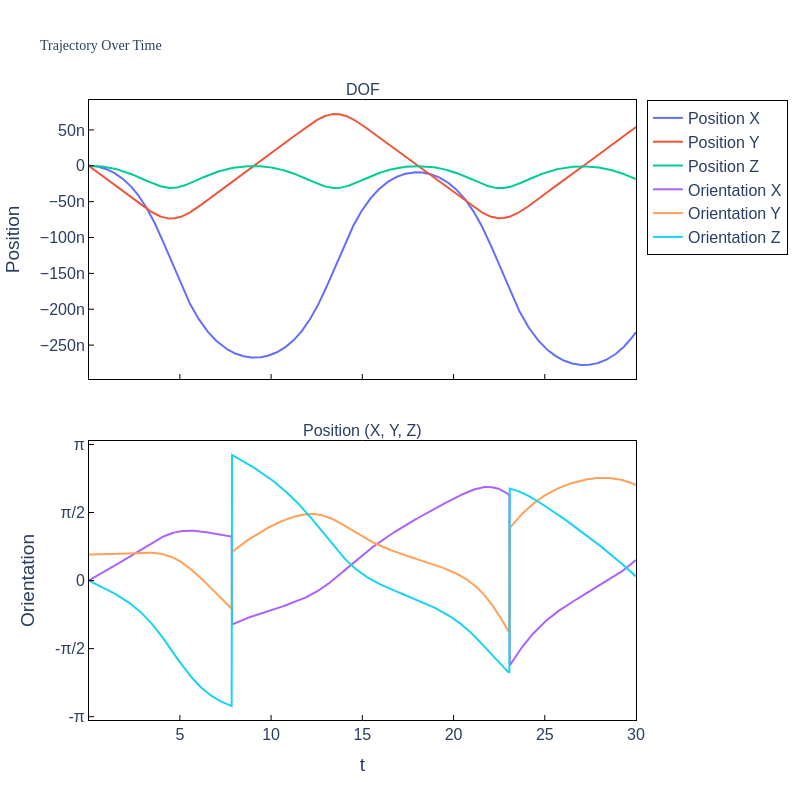

Notebook code for this chart:
### Markdown cell above
### Figure

### Code cell
fig.show()

### Figure 1 — Plotly figure (JSON) as saved in the notebook; plotly's stock layout.template omitted (floating-point values rounded to 4 significant figures; data arrays with more than 128 entries replaced by an {"elided": "..."} marker saying what was removed)
{"data": [{"mode": "lines", "name": "Position X", "type": "scatter", "x": {"elided": "1500 float values"}, "xaxis": "x", "y": {"elided": "1500 float values"}, "yaxis": "y"}, {"mode": "lines", "name": "Position Y", "type": "scatter", "x": {"elided": "1500 float values"}, "xaxis": "x", "y": {"elided": "1500 float values"}, "yaxis": "y"}, {"mode": "lines", "name": "Position Z", "type": "scatter", "x": {"elided": "1500 float values"}, "xaxis": "x", "y": {"elided": "1500 float values"}, "yaxis": "y"}, {"mode": "lines", "name": "Orientation X", "type": "scatter", "x": {"elided": "1500 float values"}, "xaxis": "x2", "y": {"elided": "1500 float values"}, "yaxis": "y2"}, {"mode": "lines", "name": "Orientation Y", "type": "scatter", "x": {"elided": "1500 float values"}, "xaxis": "x2", "y": {"elided": "1500 float values"}, "yaxis": "y2"}, {"mode": "lines", "name": "Orientation Z", "type": "scatter", "x": {"elided": "1500 float values"}, "xaxis": "x2", "y": {"elided": "1500 float values"}, "yaxis": "y2"}], "layout": {"annotations": [{"font": {"size": 16}, "showarrow": false, "text": "DOF", "x": 0.5, "xanchor": "center", "xref": "paper", "y": 1, "yanchor": "bottom", "yref": "paper"}, {"font": {"size": 16}, "showarrow": false, "text": "Position (X, Y, Z)", "x": 0.5, "xanchor": "center", "xref": "paper", "y": 0.45, "yanchor": "bottom", "yref": "paper"}], "font": {"family": "Arial", "size": 16}, "height": 800, "legend": {"bgcolor": "white", "bordercolor": "black", "borderwidth": 1}, "paper_bgcolor": "white", "plot_bgcolor": "white", "title": {"font": {"family": "serif", "size": 14}, "text": "Trajectory Over Time"}, "width": 800, "xaxis": {"anchor": "y", "domain": [0, 1], "linecolor": "black", "linewidth": 1, "matches": "x2", "mirror": true, "showgrid": false, "showline": true, "showticklabels": false, "tickcolor": "black", "ticks": "inside", "tickwidth": 1, "zeroline": false}, "xaxis2": {"anchor": "y2", "domain": [0, 1], "linecolor": "black", "linewidth": 1, "mirror": true, "showgrid": false, "showline": true, "tickcolor": "black", "ticks": "inside", "tickwidth": 1, "title": {"text": "t"}, "zeroline": false}, "yaxis": {"anchor": "x", "domain": [0.55, 1], "linecolor": "black", "linewidth": 1, "mirror": true, "showgrid": false, "showline": true, "tickcolor": "black", "ticks": "inside", "tickwidth": 1, "title": {"text": "Position"}, "zeroline": false}, "yaxis2": {"anchor": "x2", "domain": [0, 0.45], "linecolor": "black", "linewidth": 1, "mirror": true, "showgrid": false, "showline": true, "tickcolor": "black", "ticks": "inside", "ticktext": ["-π", "-π/2", "0", "π/2", "π"], "tickvals": [-3.142, -1.571, 0, 1.571, 3.142], "tickwidth": 1, "title": {"text": "Orientation"}, "zeroline": false}}}
